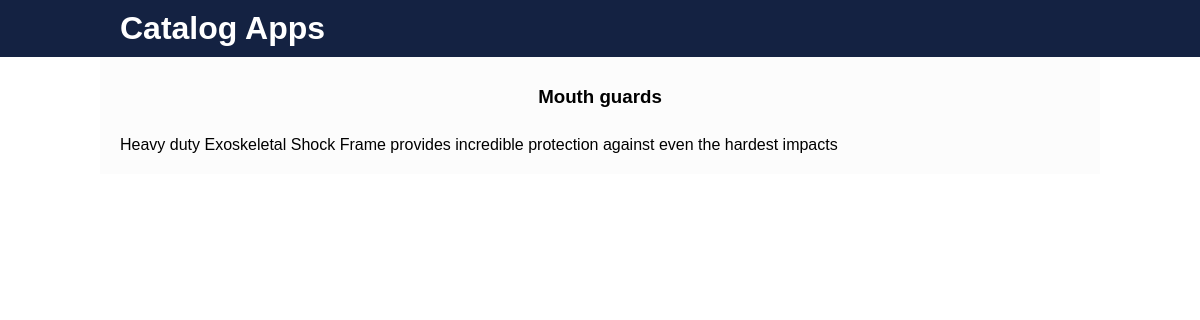
Screenshot of /itemDetails/4/ with the database file from the repository.
### app/models.py (models this page shows, shortened)
class Item(Base):
    __tablename__ = 'item'
    name = Column(String(80), nullable=False)
    id = Column(Integer, primary_key=True)
    description = Column(String(250))
    user_id = Column(String(64))
    category_id = Column(Integer, ForeignKey('category.id'))
    category = relationship(Category, lazy='subquery')

### app/views.py (the view)
@app.route('/itemDetails/<int:item_id>/')
def itemDetails(item_id):
    item = getDbSession().query(Item).filter_by(id=item_id).one()
    categories = getDbSession().query(Category).all()
    closeDbSession()
    return render_template('item_detail.html',
                           item=item, categories=categories)

### app/dbutils.py (called while the page is built)
def getDbSession():
    return db_session

def closeDbSession():
    db_session.close_all()

### app/templates/item_detail.html (shortened to what this page needs)
{% extends "base_layout.html" %}
{% block head %}
  {{ super() }}
{% endblock %}
{% block content %}
<div class="root_container vertical grey">
  <div class="center">
    <h3 class="center_title">{{item.name}}</h3>
  </div>
  <p class="text_element" >{{item.description}}</p>
</div>
{% endblock %}

### app/static/styles.css (style rules this page uses)
body { font-family: sans-serif; background-color: #ffffff; margin: 0px; }
p { margin: 10px; word-wrap: break-word; }
.root_container { max-width: 980px; margin:auto; padding: 10px; }
.vertical { display: flex; flex-direction: column; }
.grey { background-color:#FCFCFC; }
.center { display: flex; justify-content: center; }

### rows the page displays
Item: name "Mouth guards", description "Heavy duty Exoskeletal Shock Frame provides incredible protection against even the hardest impacts"
